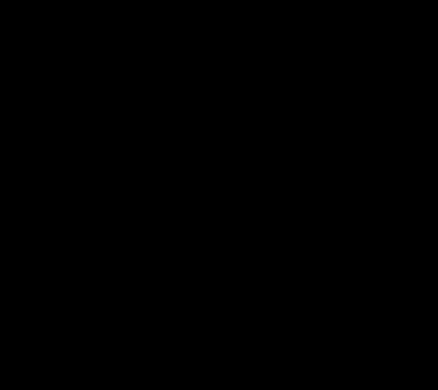
Frame 1 (no input)
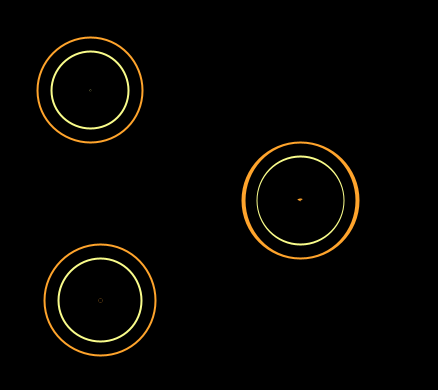
Frame 60 (the mouse pressed at the canvas centre just before this capture)
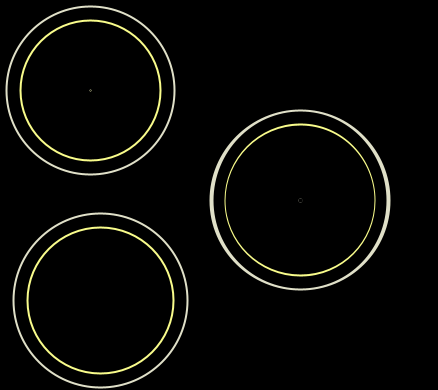
Frame 120 (the mouse held since frame 60 and released just before this capture)

The Processing sketch that drew these frames (run headless with seeded random() and noise(); from frame 60 on, the mouse is pressed at the canvas centre):

// Processing sketch: processing_57146
// ── processing_57146.pde

/*Code by Sarah Tse
York Sheridan Joint Program of Design*/

int h = 0;
int r = 0;
int g = 0;
int b = 0;
int z = 0;
int u = 0;
int w = 0;

void setup(){
  size(438,390);
  background(0,0,0);
  ellipseMode(CENTER);
  smooth();
  noFill();
  frameRate(25);
}
 
void draw(){
  strokeWeight(50);
  stroke(r,g,b);
  ellipse(90,90,h+12,h+12);
  stroke(0,0,0);
  ellipse(90,90,h+8,h+8);
  strokeWeight(30);
  stroke(z,u,w);
  ellipse(90,90,h+4,h+4);
  stroke(0,0,0);
  ellipse(90,90,h,h);

  if(h>950){
    h=0;
  }else{
    h+=6;
  }
  
  strokeWeight(50);
  stroke(r,g,b);
  ellipse(100,300,h+12,h+12);
  stroke(0,0,0);
  ellipse(100,300,h+8,h+8);
  strokeWeight(30);
  stroke(z,u,w);
  ellipse(100,300,h+4,h+4);
  stroke(0,0,0);
  ellipse(100,300,h,h);
   
  if(h>950){
    h=0;
  }else{
    h+=5;
}
  
  translate(250,150);
  strokeWeight(50);
  stroke(r,g,b);
  ellipse(50,50,h+12,h+12);
  stroke(0,0,0);
  ellipse(50,50,h+4,h+8);
  strokeWeight(30);
  stroke(z,u,w);
  ellipse(50,50,h+2,h+4);
  stroke(0,0,0);
  ellipse(50,50,h,h);
   
  if(h>950){
    h=0;
  }else{
    h+=6;
  }
    
  if(mouseX > 0 && mouseX < 320) {
    r = mouseX + 5;
    g = mouseX + 5;
    b = mouseY + 5; 
  }
  
   else{
    r = 255;
    g = 164;
    b = 44;
  }
  
  if(mouseY > 10 && mouseY > 200){
    z = mouseY + 5;
    u = mouseY + 5;
    w = mouseX + 5;
  }
    
  else{
    z = 249;
    u = 252;
    w = 139;
  }
}
